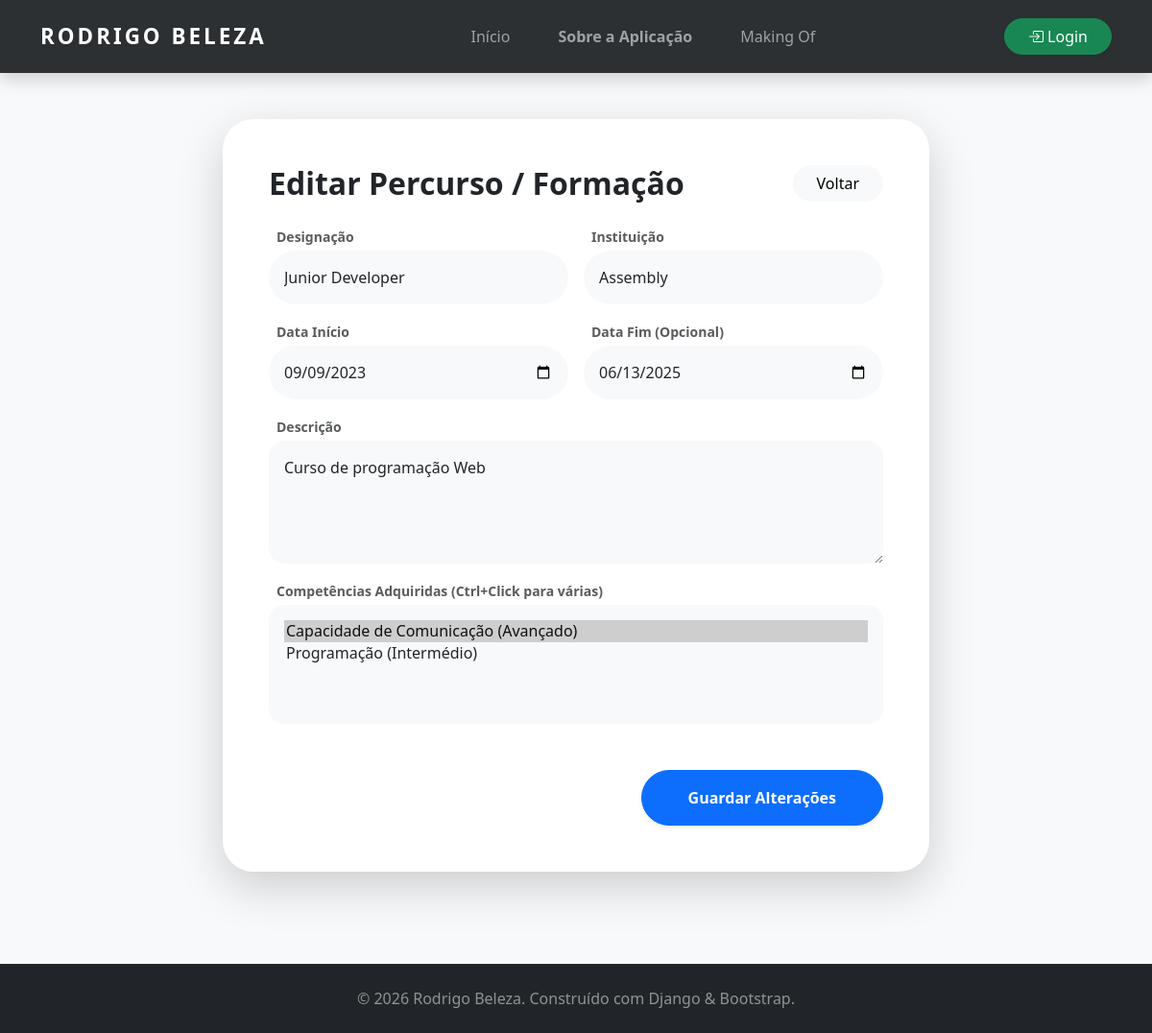
The page /percurso/editar/1/ on the database as committed earlier.
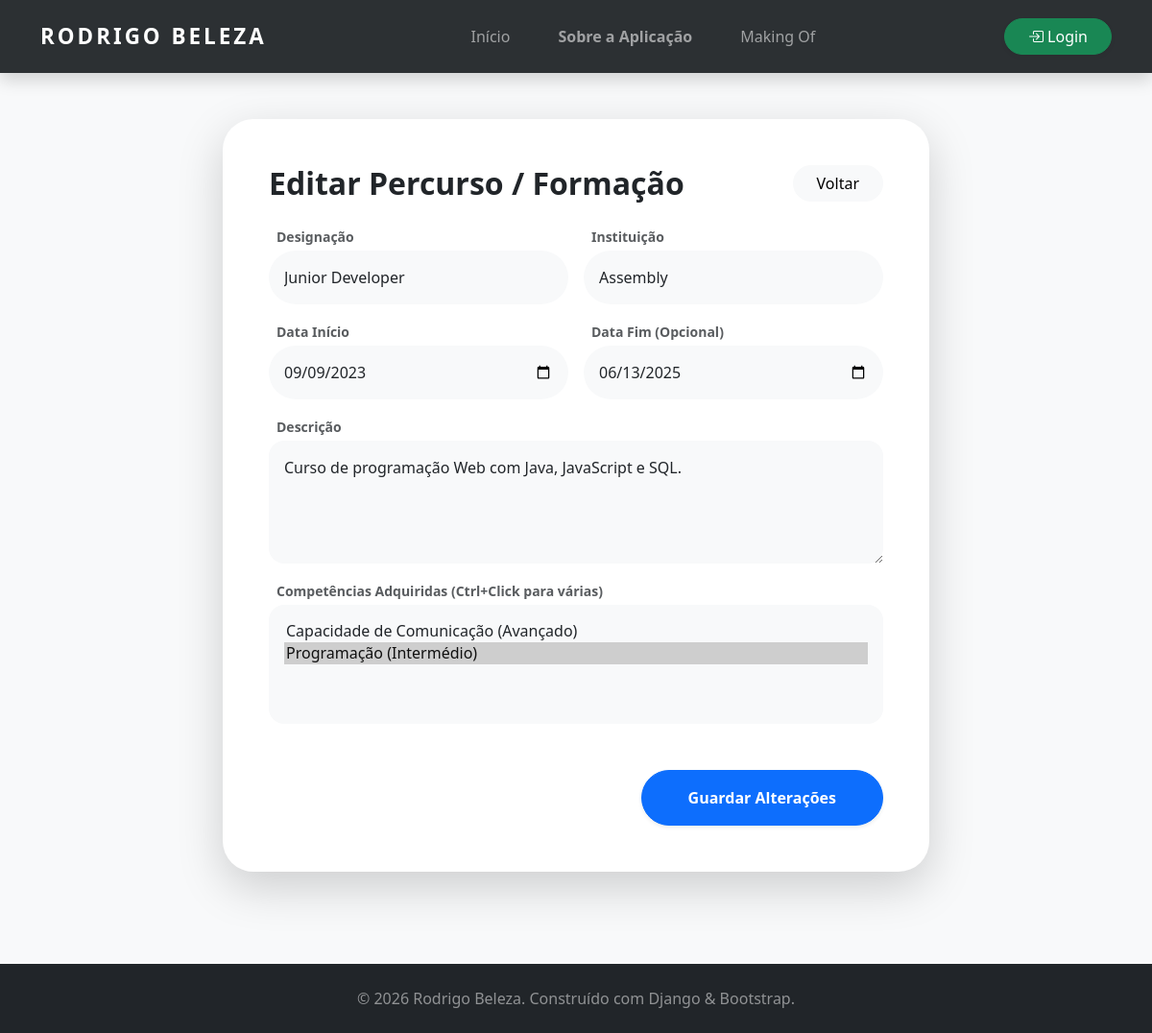
The same page on the database as committed later.
### portfolio/models.py (models this page shows, shortened)
class Formacao(models.Model):
    designacao = models.CharField(max_length=200)
    instituicao = models.CharField(max_length=200)
    data_inicio = models.DateField()
    data_fim = models.DateField(blank=True, null=True)
    descricao = models.TextField()
    competencias_adquiridas = models.ManyToManyField(Competencia, blank=True, related_name='formacoes')
    class Meta:
        ordering = ['-data_inicio']

class Competencia(models.Model):
    CATEGORIA_CHOICES = [
        ('Soft', 'Soft Skill'),
        ('Hard', 'Hard Skill'),
    ]
    NIVEL_CHOICES = [
        ('Iniciante', 'Iniciante'),
        ('Intermédio', 'Intermédio'),
        ('Avançado', 'Avançado'),
    ]
    nome = models.CharField(max_length=100)
    categoria = models.CharField(max_length=10, choices=CATEGORIA_CHOICES)
    nivel = models.CharField(max_length=20, choices=NIVEL_CHOICES)

### portfolio/views.py (the view, shortened to what this page needs)
# urls.py: path('percurso/editar/<int:id>/', views.editar_formacao, name='editar_formacao'),
def editar_formacao(request, id):
    formacao = get_object_or_404(Formacao, id=id)
    context = {
        'formacao': formacao,
        'todas_competencias': Competencia.objects.all(),
    }
    return render(request, 'portfolio/editar_formacao.html', context)

### portfolio/templates/portfolio/editar_formacao.html (shortened to what this page needs)
{% extends 'portfolio/base.html' %}
{% block content %}
<div class="container py-5">
    <div class="row justify-content-center">
        <div class="col-lg-8">
            <div class="card border-0 rounded-5 shadow-lg p-4 p-lg-5 bg-white">
                <div class="d-flex justify-content-between align-items-center mb-4">
                    <h2 class="fw-bold mb-0">Editar Percurso / Formação</h2>
                    <a href="{% url 'percurso' %}" class="btn btn-light rounded-pill px-4">Voltar</a>
                </div>
                <form method="POST">
                    <div class="row g-3">
                        <div class="col-md-6">
                            <label class="small fw-bold text-muted ms-2 mb-1">Designação</label>
                            <input type="text" name="designacao" value="{{ formacao.designacao }}" class="form-control rounded-pill p-3 bg-light border-0" required>
                        </div>
                        <div class="col-md-6">
                            <label class="small fw-bold text-muted ms-2 mb-1">Instituição</label>
                            <input type="text" name="instituicao" value="{{ formacao.instituicao }}" class="form-control rounded-pill p-3 bg-light border-0" required>
                        </div>
                        <div class="col-md-6">
                            <label class="small fw-bold text-muted ms-2 mb-1">Data Início</label>
                            <input type="date" name="data_inicio" value="{{ formacao.data_inicio|date:'Y-m-d' }}" class="form-control rounded-pill p-3 bg-light border-0" required>
                        </div>
                        <div class="col-md-6">
                            <label class="small fw-bold text-muted ms-2 mb-1">Data Fim (Opcional)</label>
                            <input type="date" name="data_fim" value="{{ formacao.data_fim|date:'Y-m-d' }}" class="form-control rounded-pill p-3 bg-light border-0">
                        </div>
                        <div class="col-12">
                            <label class="small fw-bold text-muted ms-2 mb-1">Descrição</label>
                            <textarea name="descricao" class="form-control rounded-4 p-3 bg-light border-0" rows="4">{{ formacao.descricao }}</textarea>
                        </div>
                        <div class="col-12">
                            <label class="small fw-bold text-muted ms-2 mb-1">Competências Adquiridas (Ctrl+Click para várias)</label>
                            <select name="competencias_adquiridas" class="form-select rounded-4 p-3 bg-light border-0" multiple size="4">
                                {% for comp in todas_competencias %}
                                    <option value="{{ comp.id }}" {% if comp in formacao.competencias_adquiridas.all %}selected{% endif %}>
                                        {{ comp.nome }} ({{ comp.nivel }})
                                    </option>
                                {% endfor %}
                            </select>
                        </div>
                    </div>
                    <div class="mt-5 text-end">
                        <button type="submit" class="btn btn-primary rounded-pill px-5 py-3 shadow-sm fw-bold">Guardar Alterações</button>
                    </div>
                </form>
            </div>
        </div>
    </div>
</div>
{% endblock %}

Rows that differ between the two databases and show on the page:
changed Formacao "Junior Developer": descricao "Curso de programação Web" → "Curso de programação Web com Java, JavaScript e SQL."; competencias_adquiridas "Capacidade de Comunicação (Avançado) ☑ / Programação (Intermédio)" → "Capacidade de Comunicação (Avançado) / Programação (Intermédio) ☑"
